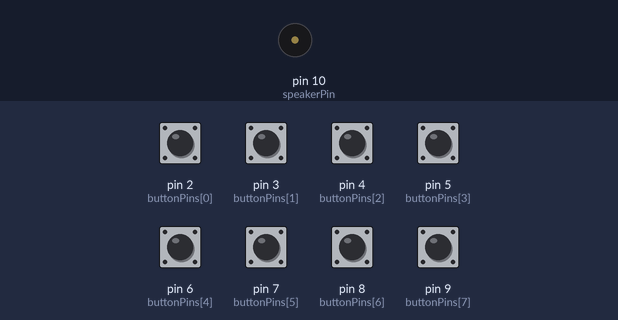
Bench run of a sketch on a simulated Arduino Uno, built with avr-gcc and run on an emulated ATmega328P. Parts: buzzer (waves = sounding). The test bench sets the inputs (shaded band); at power-on: pin 2 (buttonPins[0]), pin 3 (buttonPins[1]), pin 4 (buttonPins[2]), pin 5 (buttonPins[3]), pin 6 (buttonPins[4]), pin 7 (buttonPins[5]), pin 8 (buttonPins[6]), pin 9 (buttonPins[7]) HIGH.

Above: at 1.2 s.
1.3 s: pin 2 (buttonPins[0]) pulled LOW for 0.15 s
At 1.38 s:
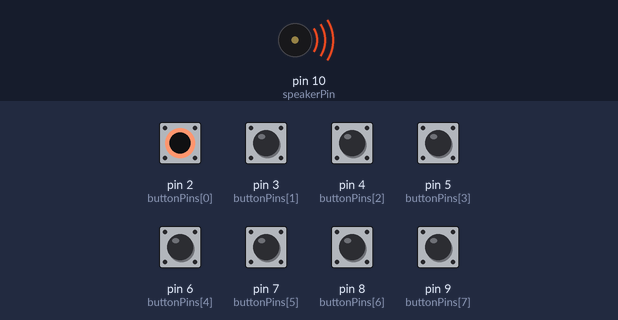
Timing chart, 0 to 4.3 s (numbered marks = the images above; inputs shaded):
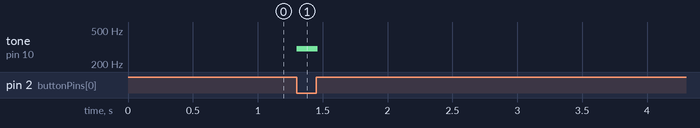

The sketch:

amazing_hillar_esboo1.ino
```cpp
// Name: Jayawardhana W.S.S
// Index No: 220282K

const int buttonPins[8] = {2, 3, 4, 5, 6, 7, 8, 9}; // Button inputs
const int frequencies[8] = {300, 400, 500, 600, 700, 800, 900, 1000}; // Frequencies for each button
const int speakerPin = 10; // Speaker output

void setup() {
    for (int i = 0; i < 8; i++) {
        pinMode(buttonPins[i], INPUT_PULLUP); // Set button pins as input with internal pull-up
    }
    pinMode(speakerPin, OUTPUT);
}

void loop() {
    int totalFreq = 0;
    bool keyPressed = false;

    for (int i = 0; i < 8; i++) {
        if (digitalRead(buttonPins[i]) == LOW) { // Button is pressed
            totalFreq += frequencies[i];
            keyPressed = true;
        }
    }

    if (keyPressed) {
        tone(speakerPin, totalFreq); // Play combined frequency tone
        delay(20); // Maintain tone for 20ms if key is momentarily pressed
    } else {
        noTone(speakerPin); // Stop sound if no key is pressed
    }
}
```

Measured:
- after the input at 1.3 s, tone on pin 10 (speakerPin): silent → 300 Hz at once, → silent 0.16 s later
